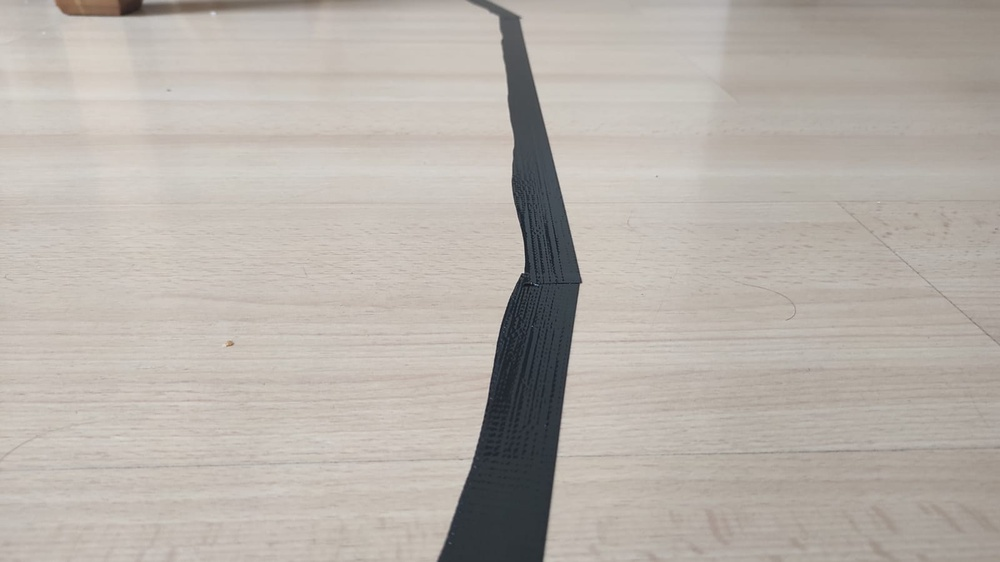
#> input picture src/rtsp/example.jpeg, 1000 x 562 px, shrunk from 1600 x 900 before the run, found by its file name
$ python line.py
#> lines starting #> are read from the running program, lines starting #| are printed output that depends on the picture; after the words box and inside, x2 and y2 are one past the last pixel; in counts of white or black regions, pixels touching at a corner belong together; long printed decimals are rounded
import cv2
import numpy as np
import math

img = cv2.imread('example.jpeg')
#> img is the input picture: shape (562, 1000, 3); mean B, G, R 170.7, 177.6, 184.4
gray = cv2.cvtColor(img, cv2.COLOR_BGR2GRAY)

kernel_size = 5
blur_gray = cv2.GaussianBlur(gray, (kernel_size, kernel_size), 0)

low_threshold = 50
high_threshold = 150
edges = cv2.Canny(blur_gray, low_threshold, high_threshold)
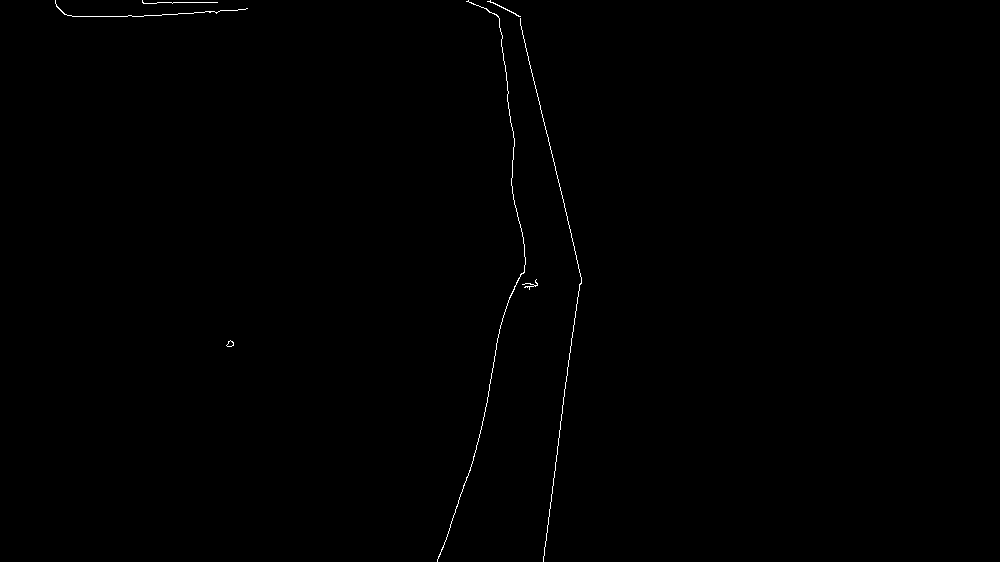
#> edges: shape (562, 1000); 0.28% white in thin lines or dots, all inside (x1, y1, x2, y2) = (55, 0, 582, 562)

rho = 1  # distance resolution in pixels of the Hough grid
theta = np.pi / 180  # angular resolution in radians of the Hough grid
threshold = 15  # minimum number of votes (intersections in Hough grid cell)
min_line_length = 50  # minimum number of pixels making up a line
max_line_gap = 20  # maximum gap in pixels between connectable line segments
line_image = np.copy(img) * 0  # creating a blank to draw lines on
#> line_image: shape (562, 1000, 3); every value is 0

# Run Hough on edge detected image
# Output "lines" is an array containing endpoints of detected line segments
lines = cv2.HoughLinesP(edges, rho, theta, threshold, np.array([]),
                        min_line_length, max_line_gap)
#> lines = 14 rows, first 6: [525, 47, 576, 255], [557, 446, 580, 276], [72, 16, 143, 16], [440, 554, 474, 456], [142, 2, 217, 2], [543, 557, 559, 437]

horizontal_threshold = 500
angles = []
for line in lines:
    for x1, y1, x2, y2 in line:
        if y1 > horizontal_threshold or y2 > horizontal_threshold:
            angles.append(math.degrees(math.atan((y1 - y2)/(x1-x2))))
            cv2.line(line_image, (x1, y1), (x2, y2), (255, 0, 0), 1)
#> this loop made 14 passes
#> line on passes 1 to 12: [[525, 47, 576, 255]], [[557, 446, 580, 276]], [[72, 16, 143, 16]], [[440, 554, 474, 456]], [[142, 2, 217, 2]], [[543, 557, 559, 437]], [[498, 5, 513, 151]], [[158, 15, 247, 8]], [[476, 449, 502, 318]], [[518, 15, 564, 203]], [[523, 237, 527, 287]], [[512, 193, 513, 131]]
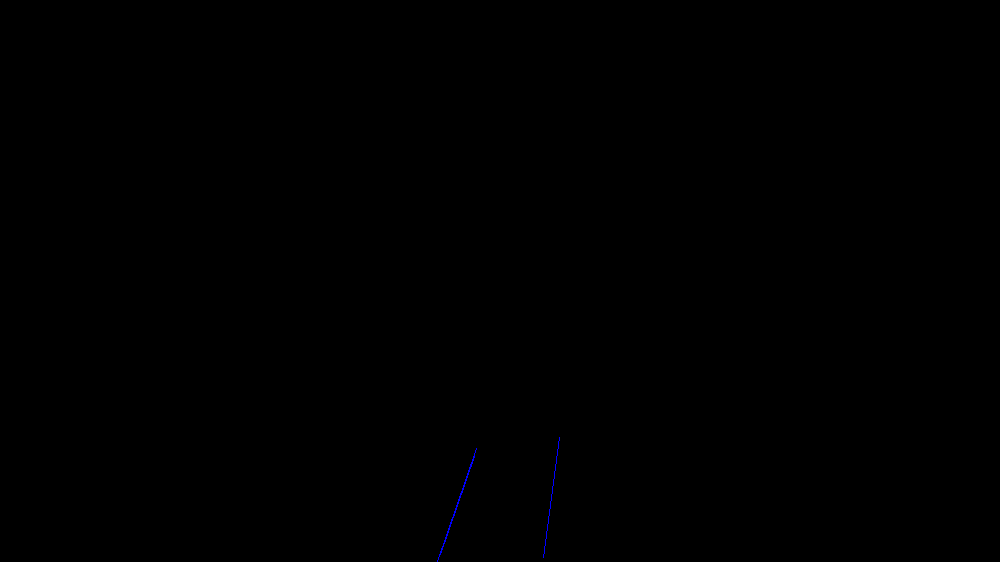
#> line_image: shape (562, 1000, 3); mean B, G, R 0.1, 0, 0
#> after the loop, angles = [-70.87, -82.41, -70.96]
print(np.average(angles))
#| -74.743


# Draw the lines on the  image
lines_edges = cv2.addWeighted(img, 0.8, line_image, 1, 0)
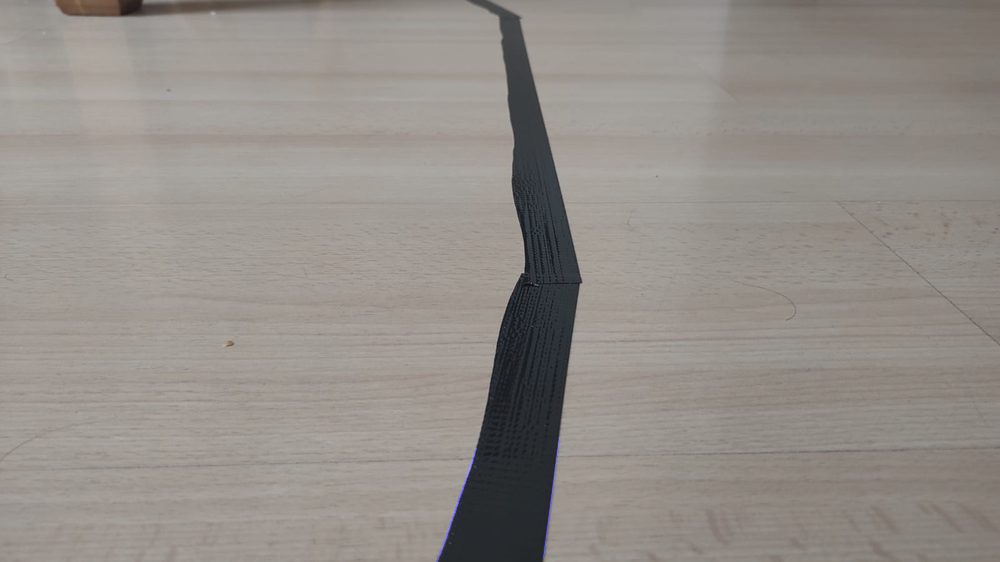
#> lines_edges: shape (562, 1000, 3); mean B, G, R 136.6, 142.1, 147.5

cv2.imshow("res", line_image)
cv2.waitKey(0)
